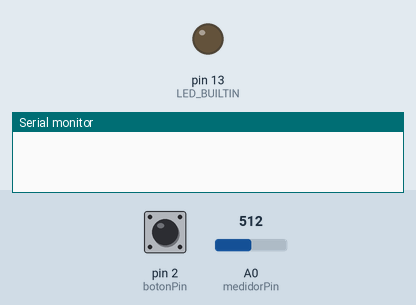
Simulated run of this sketch. Board: Arduino Uno, built with avr-gcc and run on an emulated ATmega328P. Parts: output pins drawn as LEDs (lit = HIGH), the last lines printed to the serial monitor. The inputs (shaded band) are chosen by the test bench; at power-on: pin 2 (botonPin) HIGH, A0 (medidorPin) = 512.

Above: at 1.2 s.
1.3 s: pin 2 (botonPin) pulled LOW for 0.15 s
At 1.8 s:
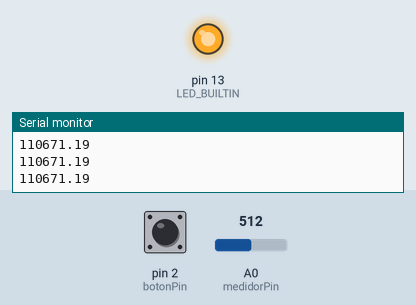
2.9 s: pin 2 (botonPin) pulled LOW for 1 s
At 4.2 s:
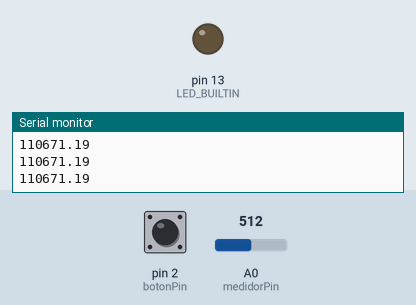
5.4 s: pin 2 (botonPin) pulled LOW for 3.2 s
At 6.2 s:
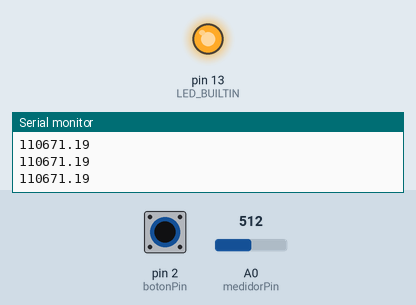
Timing chart, 0 to 8.4 s (numbered marks = the images above; inputs shaded):
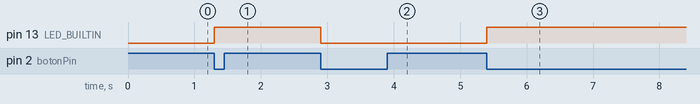

Measured:
- after the input at 1.3 s, pin 13 (LED_BUILTIN): LOW → HIGH at once
- after the input at 2.9 s, pin 13 (LED_BUILTIN): HIGH → LOW at once
- after the input at 5.4 s, pin 13 (LED_BUILTIN): LOW → HIGH at once

The sketch:

ProgramaFinal.ino
```cpp
int medidorPin = A0;     //pin A0 del Arduino
int medicion;            //valor obtenido del Pin A0
float valorConvertido;   //valor convertido a tension
const int botonPin = 2;  // Define el pin al que está conectado el botón
const int botonVid = 3;
volatile bool iniciarMedicion = false;  // Variable volatile para indicar si la medicion esta activa

const int frecuenciaMuestreo = 10;      //establece la frecuencia de muestreo

unsigned long tiempoInicial = 0;        // Variable para almacenar el tiempo de la última lectura
float valorResistencia;
int contador = 0;
bool contadorIniciar = false;

int duracionVideo = frecuenciaMuestreo*(21*60);

// Valores de resistencias utilizados
float R1 = 15600;
float R2 = 8200;
float R3 = 3300;
float R4 = 470000.0;
float R5 = 200000.0;
float Rp = 100000.0;

void setup() {
  // put your setup code here, to run once:
  Serial.begin(9600);               //baudrate para la transmision de datos en forma serial

  pinMode(LED_BUILTIN, OUTPUT);

  pinMode(botonPin, INPUT_PULLUP);  // Configura el pin del botón como entrada con resistencia pull-up
  //pinMode(botonVid, INPUT_PULLUP);                                            // Establece el modo del pin
  attachInterrupt(digitalPinToInterrupt(botonPin), botonPulsado, FALLING);       // Configura la interrupción en el flanco de bajada
  //attachInterrupt(digitalPinToInterrupt(botonVid), botonPulsadoVideo, FALLING);  // Configura la interrupción en el flanco de bajada

}

void loop() {
  // put your main code here, to run repeatedly:

  if (iniciarMedicion) {
    unsigned long tiempoActual = millis();
    if (tiempoActual - tiempoInicial >= 1000 / frecuenciaMuestreo) {
      medicion = analogRead(medidorPin);                        // realizar la lectura
      valorConvertido = mapFloat(medicion, 0, 1023, 0.0, 5.0);  // cambiar escala a 0.0 - 5.0 (voltios)
      convertirResistencia();

      Serial.print(valorResistencia);
      Serial.print("\n");

      tiempoInicial = tiempoActual;+
      contador++;
     //EL VALOR 100 CORRESPONDE A 10S, ARREGLAR CON EL t VIDEO
      if(contador == (300 + duracionVideo + 300))
      {
        iniciarMedicion = false;
        contador = 0;
        digitalWrite(LED_BUILTIN, LOW);
      }
    }
  }
}

void botonPulsado() {
  // Esta función se ejecutará cuando se produzca la interrupción (cuando se presione el botón)

  iniciarMedicion = !iniciarMedicion;  // Establece la bandera indicando que inicia la medicion
  if (iniciarMedicion) {
    digitalWrite(LED_BUILTIN, HIGH);  //Prende el led
    tiempoInicial = millis();         //"Inicia" el timer
  } else {
    digitalWrite(LED_BUILTIN, LOW);
    contador = 0;
  }
}
/*
void botonPulsadoVideo() {
  // Esta función se ejecutará cuando se produzca la interrupción (cuando se presione el botón)
  contadorIniciar = true;
  Serial.print("*****");
  Serial.print("\n");
}*/

void convertirResistencia() {
  //Esta funcion se encarga de transformar el voltaje obtenido a resistencia
  float zp  = R1 * (-1 + ((valorConvertido + 5 * (R3 / (R2 + R3) * (R5 / R4))) / ((1 + R5 / R4) * 0.5)));
  valorResistencia = (Rp*zp)/(Rp-zp);
}

float mapFloat(float x, float in_min, float in_max, float out_min, float out_max) {
  return (x - in_min) * (out_max - out_min) / (in_max - in_min) + out_min;
}
```
